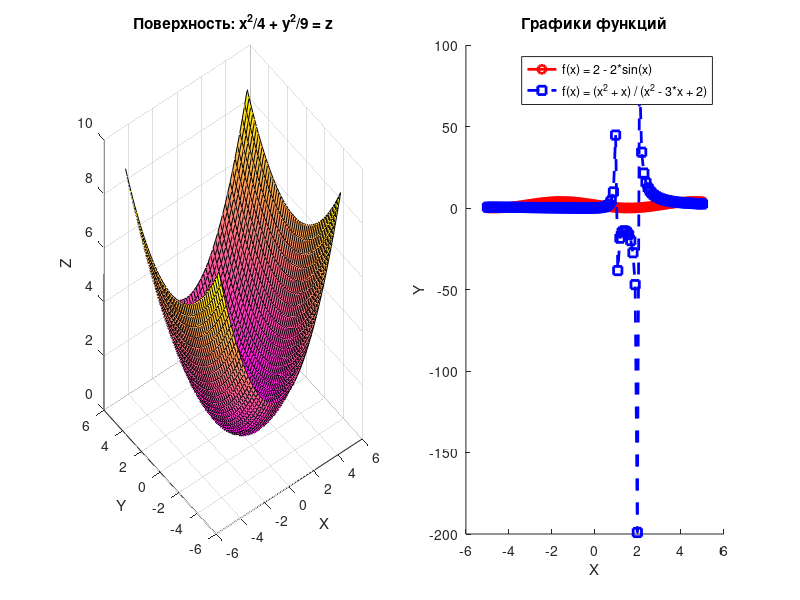

Recreate this plot in MATLAB.
x = linspace(-5, 5, 100);

y1 = 2 - 2*sin(x);
y2 = (x.^2 + x) ./ (x.^2 - 3*x + 2);

[X, Y] = meshgrid(-5:0.2:5, -5:0.2:5);
Z = X.^2/4 + Y.^2/9;

figure;

subplot(1, 2, 1);
surf(X, Y, Z);
colormap spring; 
xlabel('X');
ylabel('Y');
zlabel('Z');
title('Поверхность: x^2/4 + y^2/9 = z');

subplot(1, 2, 2);
hold on;
plot(x, y1, 'r-', 'LineWidth', 2, 'Marker', 'o'); 
plot(x, y2, 'b--', 'LineWidth', 2, 'Marker', 's'); 
xlabel('X');
ylabel('Y');
title('Графики функций');
legend('f(x) = 2 - 2*sin(x)', 'f(x) = (x^2 + x) / (x^2 - 3*x + 2)');
hold off;
